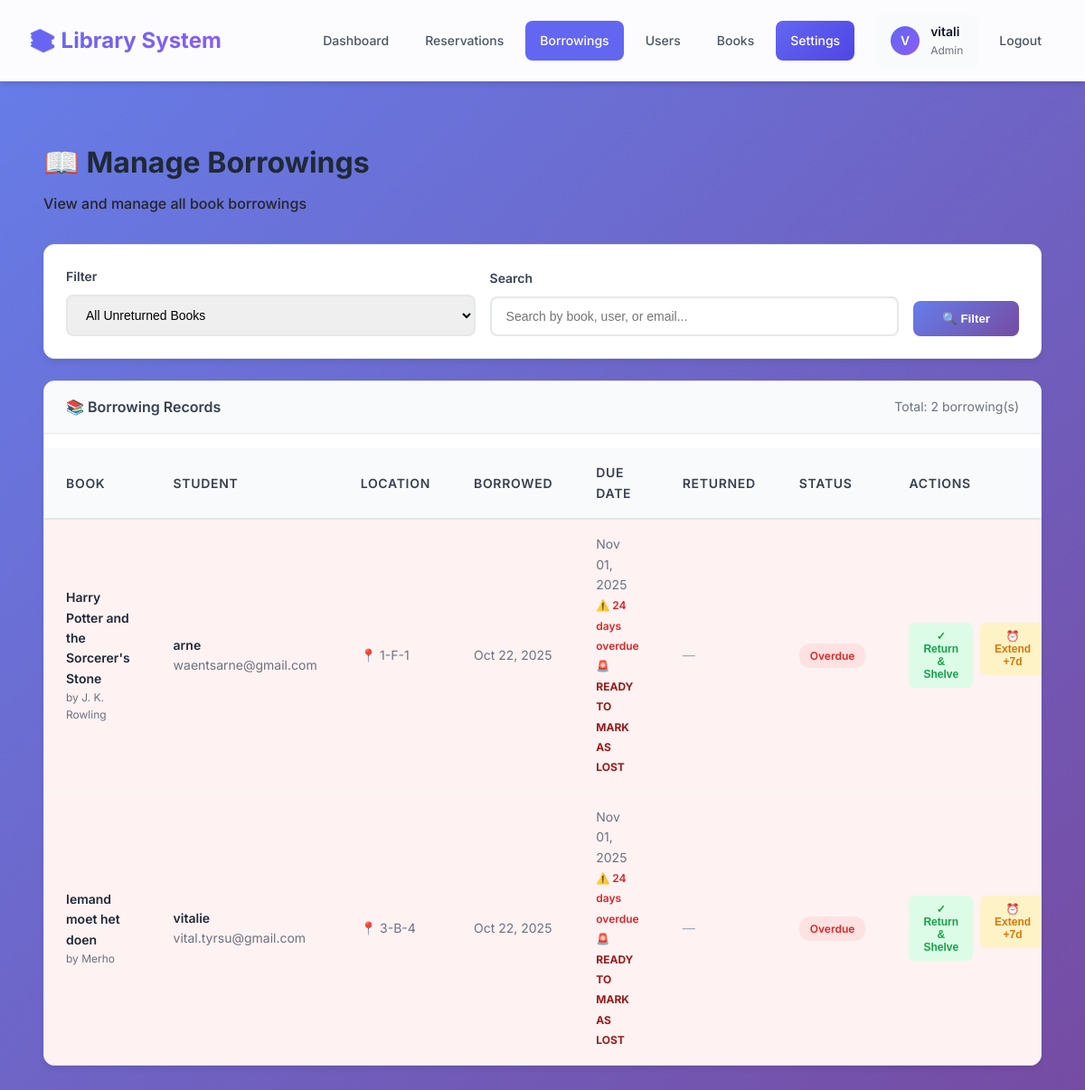
Page /admin-dashboard/borrowings/ (signed in) on the earlier database version.
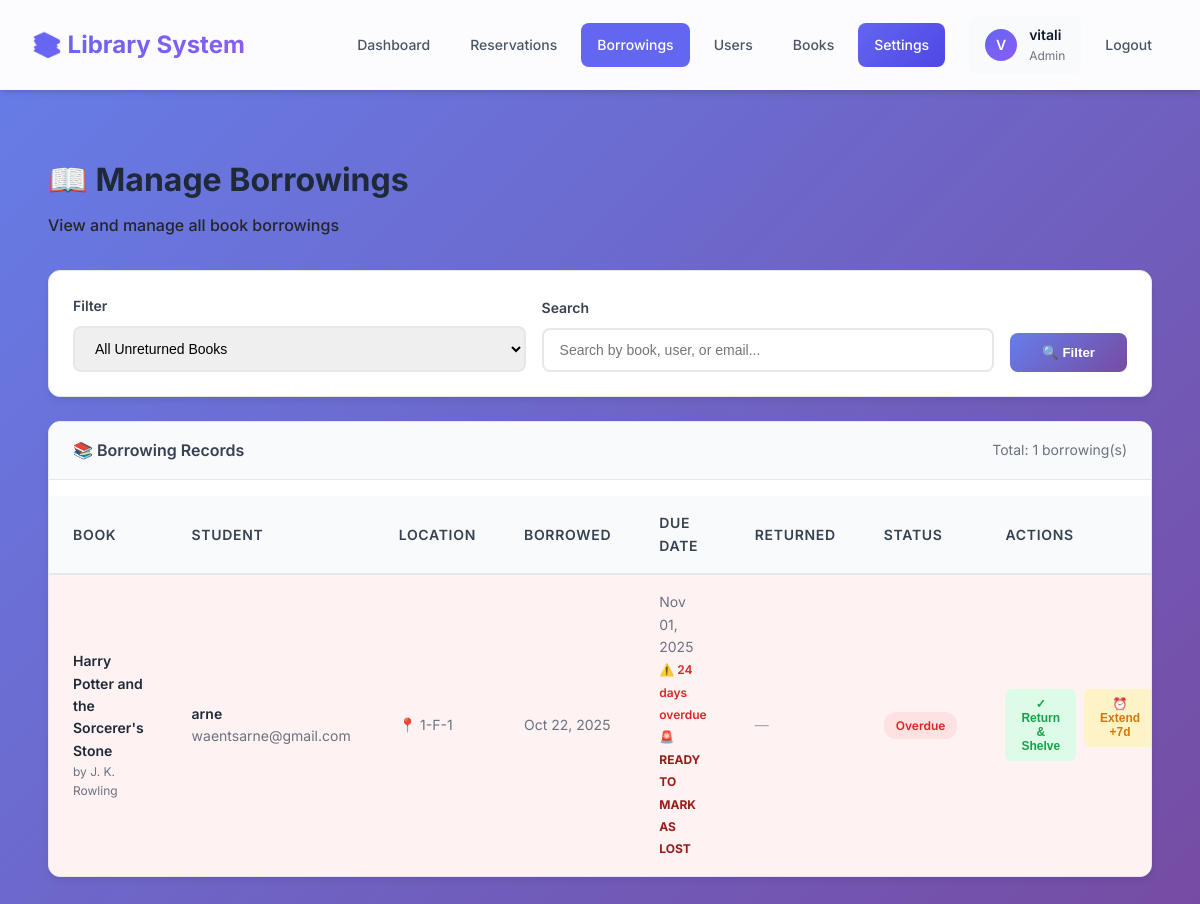
Same page on the later database version.
### library/models.py (models this page shows, shortened)
class Borrowing(models.Model):
    STATUS_CHOICES = (
        ('active', 'Active'),
        ('return_pending', 'Return Pending'),
        ('returned', 'Returned'),
    )
    user = models.ForeignKey(User, on_delete=models.CASCADE)
    copy = models.ForeignKey(BookCopy, on_delete=models.CASCADE)
    borrow_date = models.DateTimeField(auto_now_add=True)
    due_date = models.DateTimeField(null=True, blank=True)
    return_date = models.DateTimeField(null=True, blank=True)
    renewal_count = models.IntegerField(default=0)
    status = models.CharField(max_length=20, choices=STATUS_CHOICES, default='active')
    class Meta:
        db_table = 'borrowings'
        indexes = [
            models.Index(fields=['return_date', 'status'], name='borrowing_return_status_idx'),  # For availability queries
            models.Index(fields=['user', 'return_date'], name='borrowing_user_return_idx'),  # For user's active borrowings
            models.Index(fields=['due_date'], name='borrowing_due_date_idx'),  # For overdue checks
            models.Index(fields=['status'], name='borrowing_status_idx'),  # For filtering by status
        ]
    def days_overdue(self):
        if self.return_date is not None:  # Already returned
            return 0
        if self.due_date is None:
            return 0
        due = self.due_date.date() if hasattr(self.due_date, 'date') else self.due_date
        today = timezone.now().date()
        if today > due:
            return (today - due).days
        return 0

class BookCopy(models.Model):
    CONDITION_CHOICES = (
        ('new', 'New'),
        ('good', 'Good'),
        ('fair', 'Fair'),
        ('poor', 'Poor'),
        ('lost', 'Lost'),  # Permanently unavailable
    )
    book = models.ForeignKey(Book, on_delete=models.CASCADE)
    condition = models.CharField(max_length=50, choices=CONDITION_CHOICES, default='good')
    location = models.CharField(
        max_length=50,
        unique=True,  # Each physical location can only hold one book copy
        validators=[RegexValidator(regex=r'^\d+-[A-Z]-\d+$', message='Format must be like "1-A-12"')],
        help_text='Physical shelf location (e.g., 1-A-12). Must be unique across all book copies.'
    )
    lost_date = models.DateTimeField(null=True, blank=True, help_text='Date when book was marked as lost')
    lost_reason = models.TextField(null=True, blank=True, help_text='Reason why book was marked as lost')
    class Meta:
        db_table = 'book_copies'
        indexes = [
            models.Index(fields=['book'], name='bookcopy_book_idx'),  # For finding copies of a book
            models.Index(fields=['condition'], name='bookcopy_condition_idx'),  # For filtering lost books
        ]

class Book(models.Model):
    title = models.CharField(max_length=255)
    author = models.CharField(max_length=255, null=True, blank=True, unique=True)
    publication_year = models.IntegerField(null=True, blank=True)
    genre = models.CharField(max_length=50, null=True, blank=True)
    isbn = models.CharField(max_length=13, null=True, blank=True, unique=True)
    cover_image = models.ImageField(upload_to='book_covers/', blank=True, null=True)
    class Meta:
        db_table = 'books'
        indexes = [
            models.Index(fields=['title'], name='book_title_idx'),  # For search queries
            models.Index(fields=['author'], name='book_author_idx'),  # For search queries
            models.Index(fields=['genre'], name='book_genre_idx'),  # For genre filtering
        ]

class User(AbstractUser):
    ROLE_CHOICES = (
        ('student', 'Student'),
        ('teacher', 'Teacher'),
        ('admin', 'Admin'),
    )
    role = models.CharField(max_length=7, choices=ROLE_CHOICES, default='student')
    objects = UserManager()
    class Meta:
        db_table = 'users'

### library/views.py (the view, shortened to what this page needs)
# urls.py: path('admin-dashboard/borrowings/', views.admin_borrowings, name='admin_borrowings'),
@login_required(login_url='student_login')
def admin_borrowings(request):
    if not request.user.is_staff:
        messages.error(request, 'You do not have permission to access this page.')
        return redirect('book_catalog')
    filter_type = request.GET.get('filter', 'active_all')
    search_query = request.GET.get('search', '')
    user_filter = request.GET.get('user', '')  # Filter by specific user
    status_filter = request.GET.get('status', '')  # Direct status filter
    overdue_filter = request.GET.get('overdue', '')  # Overdue filter
    borrowings = Borrowing.objects.select_related(
        'user', 'copy__book'
    ).order_by('-borrow_date')
    if user_filter:
        borrowings = borrowings.filter(user_id=user_filter)
    if status_filter == 'active':
        borrowings = borrowings.filter(return_date__isnull=True, status='active')
    if overdue_filter == 'true':
        borrowings = borrowings.filter(
            return_date__isnull=True,
            status='active',
            due_date__lt=timezone.now()
        )
    if filter_type == 'active_all':
        if not status_filter and not overdue_filter:  # Don't override stat card filters
            borrowings = borrowings.filter(return_date__isnull=True)
    elif filter_type == 'active':
        borrowings = borrowings.filter(return_date__isnull=True, status='active')
    elif filter_type == 'return_pending':
        borrowings = borrowings.filter(return_date__isnull=True, status='return_pending')
    elif filter_type == 'overdue':
        borrowings = borrowings.filter(
            return_date__isnull=True,
            status='active',
            due_date__lt=timezone.now()
        )
    elif filter_type == 'returned':
        borrowings = borrowings.filter(status='returned')
    if search_query:
        borrowings = borrowings.filter(
            Q(copy__book__title__icontains=search_query) |
            Q(user__username__icontains=search_query) |
            Q(user__email__icontains=search_query)
        )
    paginator = Paginator(borrowings, 20)
    page = request.GET.get('page', 1)
    try:
        borrowings_page = paginator.page(page)
    except PageNotAnInteger:
        borrowings_page = paginator.page(1)
    except EmptyPage:
        borrowings_page = paginator.page(paginator.num_pages)
    context = {
        'borrowings': borrowings_page,
        'filter_type': filter_type,
        'search_query': search_query,
        'total_count': borrowings.count(),
        'now': timezone.now(),
    }
    return render(request, 'library/admin_borrowings.html', context)

### library/templates/library/admin_borrowings.html (shortened to what the changed rows need)
{% extends 'library/base.html' %}
{% load static %}
{% block content %}
<div class="admin-page">
    <div class="page-header">
        <h1>📖 Manage Borrowings</h1>
    </div>
    <div class="table-container">
        <div class="info-bar">
            <span style="font-weight: 600; color: #374151;">
                📚 Borrowing Records
            </span>
            <span style="color: #6b7280; font-size: 0.875rem;">
                Total: {{ total_count }} borrowing(s)
            </span>
        </div>
        {% if borrowings %}
            <table class="borrowings-table">
                <thead>
                    <tr>
                        <th>Book</th>
                        <th>Student</th>
                        <th>Location</th>
                        <th>Borrowed</th>
                        <th>Due Date</th>
                        <th>Returned</th>
                        <th>Status</th>
                        <th>Actions</th>
                    </tr>
                </thead>
                <tbody>
                    {% for borrowing in borrowings %}
                        <tr {% if not borrowing.return_date and borrowing.due_date < now %}class="overdue"{% endif %}>
                            <td>
                                <div class="book-title">{{ borrowing.copy.book.title }}</div>
                                <div class="user-info" style="font-size: 0.75rem;">
                                    by {{ borrowing.copy.book.author }}
                                </div>
                            </td>
                            <td>
                                <div class="book-title">{{ borrowing.user.username }}</div>
                                {% if borrowing.user.email %}
                                    <div class="user-info">{{ borrowing.user.email }}</div>
                                {% endif %}
                            </td>
                            <td>
                                <span class="location-info">
                                    📍 {{ borrowing.copy.location }}
                                </span>
                            </td>
                            <td>
                                <span style="color: #6b7280;">
                                    {{ borrowing.borrow_date|date:"M d, Y" }}
                                </span>
                            </td>
                            <td>
                                <span style="color: #6b7280;">
                                    {{ borrowing.due_date|date:"M d, Y" }}
                                </span>
                                {% if not borrowing.return_date and borrowing.due_date < now %}
                                    <br>
                                    <span style="color: #dc2626; font-size: 0.75rem; font-weight: 600;">
                                        ⚠️ {{ borrowing.days_overdue }} days overdue
                                    </span>
                                    {% if borrowing.days_overdue >= 14 %}
                                        <br>
                                        <span style="color: #991b1b; font-size: 0.75rem; font-weight: 700;">
                                            🚨 READY TO MARK AS LOST
                                        </span>
                                    {% endif %}
                                {% endif %}
                            </td>
                            <td>
                                {% if borrowing.return_date %}
                                    <span style="color: #16a34a;">
                                        {{ borrowing.return_date|date:"M d, Y" }}
                                    </span>
                                {% else %}
                                    <span style="color: #9ca3af;">—</span>
                                {% endif %}
                            </td>
                            <td>
                                {% if borrowing.return_date %}
                                    <span class="status-badge returned">Returned</span>
                                {% elif borrowing.status == 'return_pending' %}
                                    <span class="status-badge" style="background: #fef3c7; color: #92400e;">⏳ Return Requested</span>
                                {% elif borrowing.due_date < now %}
                                    <span class="status-badge overdue">Overdue</span>
                                {% else %}
                                    <span class="status-badge active">Active</span>
                                {% endif %}
                            </td>
                            <td>
                                {% if not borrowing.return_date %}
                                    {% if borrowing.status == 'return_pending' %}
                                        <div class="action-buttons">
                                            <form method="POST" style="display: inline;">
                                                {% csrf_token %}
                                                <input type="hidden" name="borrowing_id" value="{{ borrowing.id }}">
                                                <input type="hidden" name="action" value="process_return">
                                                <button type="submit" class="action-btn success" title="Verify book is returned and shelve at {{ borrowing.copy.location }}">
                                                    ✓ Confirm & Shelve
                                                </button>
                                            </form>
                                        </div>
                                    {% else %}
                                        <div class="action-buttons">
                                            <form method="POST" style="display: inline;">
                                                <button type="submit" class="action-btn success" title="Book returned and back on shelf at {{ borrowing.copy.location }}">
                                                    ✓ Return & Shelve
                                                </button>
                                            </form>
                                            <form method="POST" style="display: inline;">
                                                <button type="submit" class="action-btn warning">
                                                    ⏰ Extend +7d
                                                </button>
                                            </form>
                                        </div>
                                    {% endif %}
                                {% else %}
                                    <span style="color: #059669; font-size: 0.875rem; font-weight: 600;">✓ Shelved</span>
                                {% endif %}
                            </td>
                        </tr>
                    {% endfor %}
                </tbody>
            </table>
        {% else %}
            <div class="empty-state">
                <div class="empty-state-icon">📭</div>
                <h3>No borrowings found</h3>
                <p>Try adjusting your filters or search query.</p>
            </div>
        {% endif %}
    </div>
</div>
{% endblock %}

Differences in the rows shown:
no longer on this page (row edited): Borrowing: copy.book "Iemand moet het doen", copy.book.author "Merho", user.username "vitalie", user.email "vital.tyrsu@gmail.com", copy.location "3-B-4", borrow_date "Oct 22, 2025", due_date "Nov 01, 2025", days_overdue "24", shows "🚨 READY TO MARK AS LOST", status "Overdue"
Other differences:
{{ total_count }}: "2" → "1"
